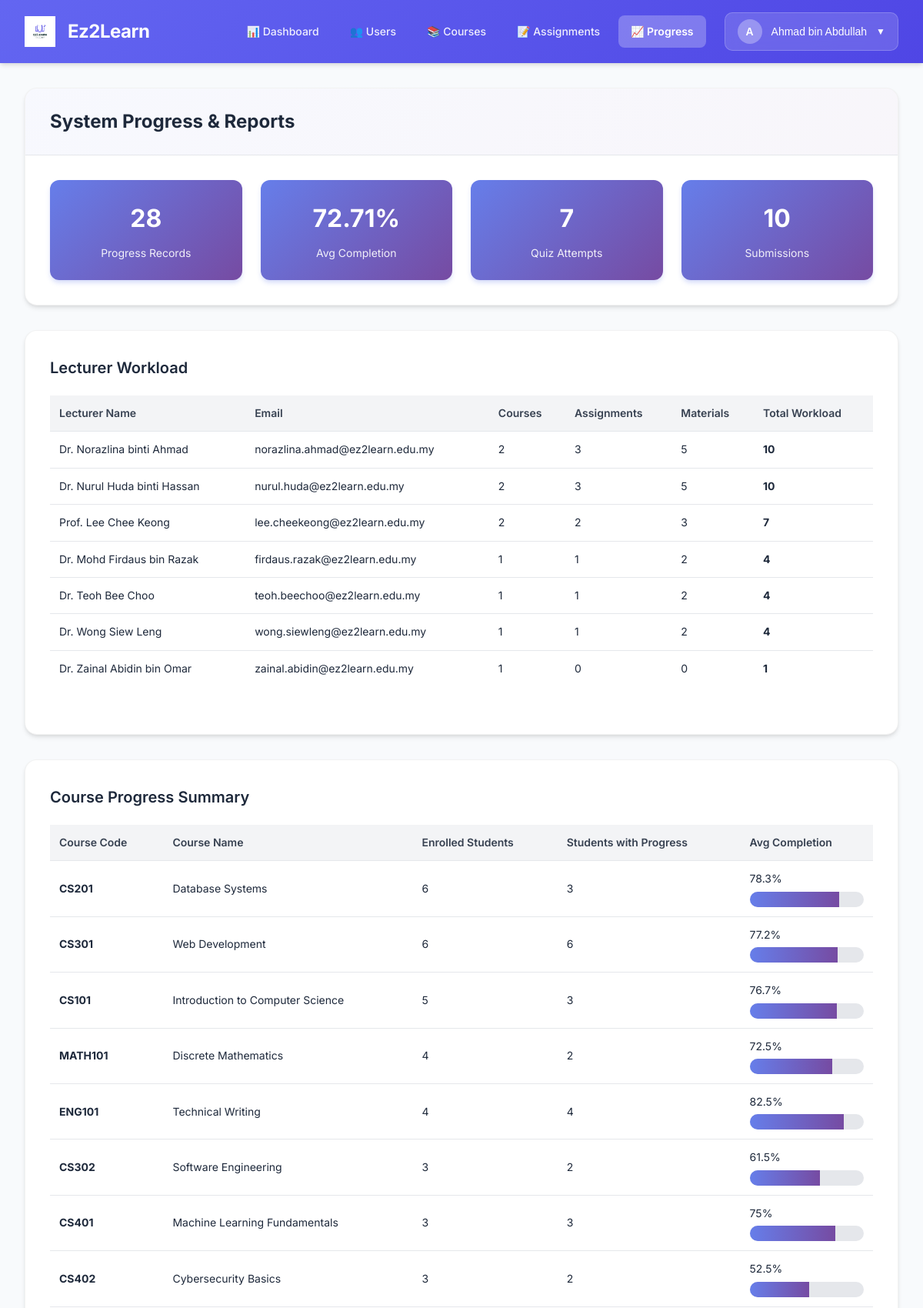
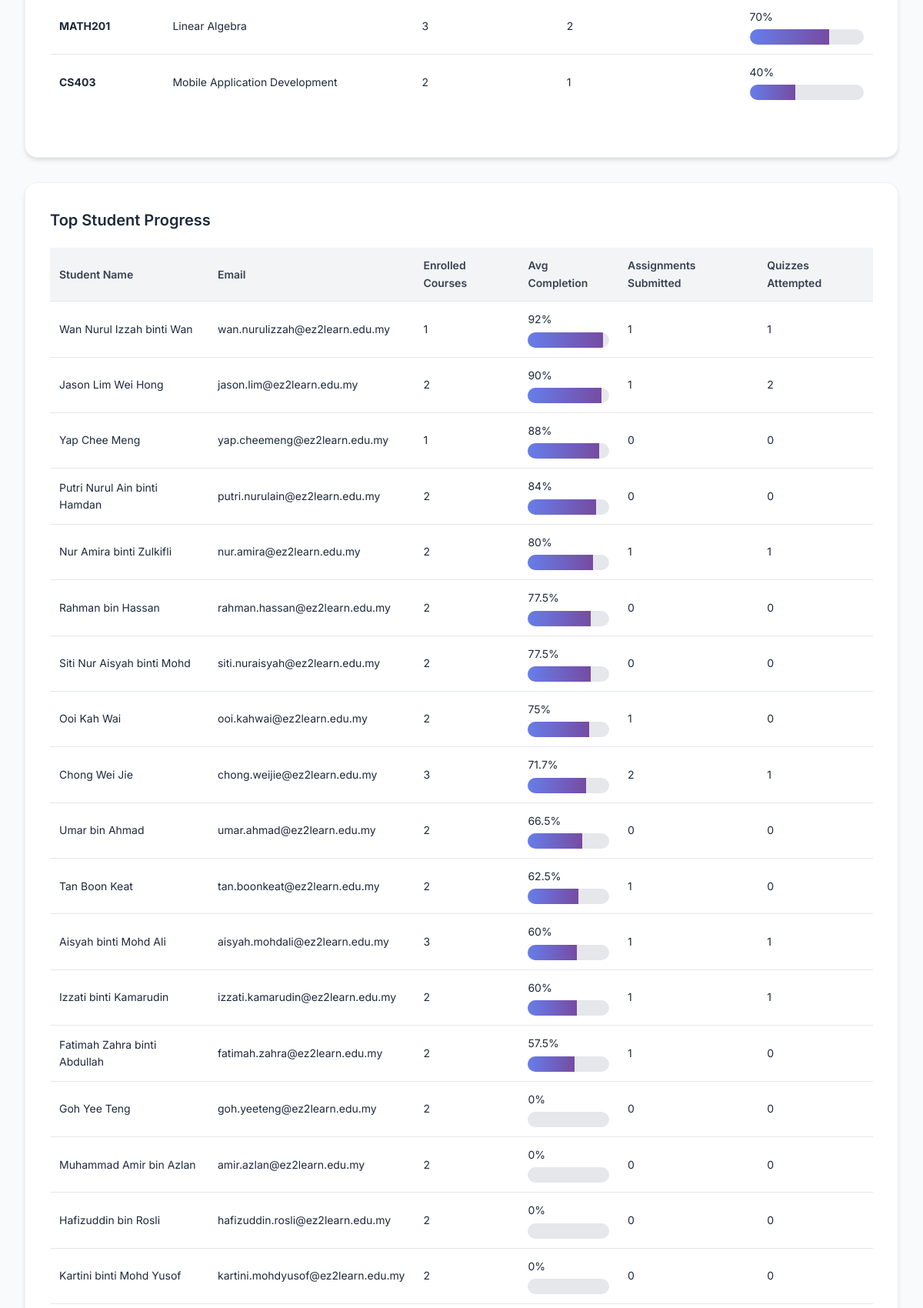
Screenshot of /admin/module-progress/index.php (signed in, upper part) with the database file from the repository (2 pictures, top to bottom).
### tables this page shows
CREATE TABLE users (
    user_id INT AUTO_INCREMENT PRIMARY KEY,
    name VARCHAR(100) NOT NULL,
    email VARCHAR(100) UNIQUE NOT NULL,
    password VARCHAR(255) NOT NULL,
    role ENUM('admin','lecturer','student') NOT NULL,
    status ENUM('active','inactive') DEFAULT 'active',
    created_at TIMESTAMP DEFAULT CURRENT_TIMESTAMP
);

CREATE TABLE courses (
    course_id INT AUTO_INCREMENT PRIMARY KEY,
    course_code VARCHAR(20) UNIQUE NOT NULL,
    course_name VARCHAR(100) NOT NULL,
    description TEXT,
    status ENUM('open','closed') DEFAULT 'open'
);

### admin/module-progress/index.php (the view, shortened to what this page needs)
<?php
$db_host = 'localhost';
$db_user = 'root';
$db_pass = '';
$db_name = 'ez2learn';
$conn = mysqli_connect($db_host, $db_user, $db_pass, $db_name);
$stats = [];
$result = mysqli_query($conn, "SELECT COUNT(*) as count FROM progress");
$stats['total_progress'] = mysqli_fetch_assoc($result)['count'];
$result = mysqli_query($conn, "SELECT AVG(completed_percentage) as avg FROM progress");
$avg_completion = mysqli_fetch_assoc($result);
$stats['avg_completion'] = round($avg_completion['avg'] ?? 0, 2);
$result = mysqli_query($conn, "SELECT COUNT(*) as count FROM quiz_attempts");
$stats['total_quiz_attempts'] = mysqli_fetch_assoc($result)['count'];
$result = mysqli_query($conn, "SELECT COUNT(*) as count FROM submissions");
$stats['total_submissions'] = mysqli_fetch_assoc($result)['count'];
$lecturer_workload_query = "
    SELECT
        u.user_id, u.name, u.email,
        COUNT(DISTINCT cl.course_id) as courses_count,
        COUNT(DISTINCT a.assignment_id) as assignments_count,
        COUNT(DISTINCT m.material_id) as materials_count
    FROM users u
    LEFT JOIN course_lecturers cl ON u.user_id = cl.lecturer_id
    LEFT JOIN assignments a ON u.user_id = a.lecturer_id
    LEFT JOIN materials m ON u.user_id = m.lecturer_id
    WHERE u.role = 'lecturer' AND u.status = 'active'
    GROUP BY u.user_id
    ORDER BY courses_count DESC, assignments_count DESC
";
$lecturer_workload_result = mysqli_query($conn, $lecturer_workload_query);
$lecturer_workload = mysqli_fetch_all($lecturer_workload_result, MYSQLI_ASSOC);
$course_progress_query = "
    SELECT
        c.course_id, c.course_code, c.course_name,
        COUNT(DISTINCT e.student_id) as enrolled_students,
        COUNT(DISTINCT p.student_id) as students_with_progress,
        AVG(p.completed_percentage) as avg_completion
    FROM courses c
    LEFT JOIN enrollments e ON c.course_id = e.course_id
    LEFT JOIN progress p ON c.course_id = p.course_id
    GROUP BY c.course_id
    ORDER BY enrolled_students DESC
";
$course_progress_result = mysqli_query($conn, $course_progress_query);
$course_progress = mysqli_fetch_all($course_progress_result, MYSQLI_ASSOC);
$student_progress_query = "
    SELECT
        u.user_id, u.name, u.email,
        COUNT(DISTINCT e.course_id) as enrolled_courses,
        COUNT(DISTINCT p.course_id) as courses_with_progress,
        AVG(p.completed_percentage) as avg_completion,
        COUNT(DISTINCT s.assignment_id) as assignments_submitted,
        COUNT(DISTINCT qa.quiz_id) as quizzes_attempted
    FROM users u
    LEFT JOIN enrollments e ON u.user_id = e.student_id
    LEFT JOIN progress p ON u.user_id = p.student_id
    LEFT JOIN submissions s ON u.user_id = s.student_id
    LEFT JOIN quiz_attempts qa ON u.user_id = qa.student_id
    WHERE u.role = 'student' AND u.status = 'active'
    GROUP BY u.user_id
    ORDER BY avg_completion DESC
    LIMIT 20
";
$student_progress_result = mysqli_query($conn, $student_progress_query);
$student_progress = mysqli_fetch_all($student_progress_result, MYSQLI_ASSOC);
require_once '../../includes/header-admin.php';
?>
    <div class="container">
        <div class="page-container">
            <div class="page-header">
                <h1 class="page-title">System Progress & Reports</h1>
            </div>
            <div class="stats-grid">
                <div class="stat-card">
                    <div class="stat-number"><?php echo $stats['total_progress']; ?></div>
                    <div class="stat-label">Progress Records</div>
                </div>
                <div class="stat-card">
                    <div class="stat-number"><?php echo $stats['avg_completion']; ?>%</div>
                    <div class="stat-label">Avg Completion</div>
                </div>
                <div class="stat-card">
                    <div class="stat-number"><?php echo $stats['total_quiz_attempts']; ?></div>
                    <div class="stat-label">Quiz Attempts</div>
                </div>
                <div class="stat-card">
                    <div class="stat-number"><?php echo $stats['total_submissions']; ?></div>
                    <div class="stat-label">Submissions</div>
                </div>
            </div>
        </div>
        <div class="page-container">
            <div class="content">
                <h2 class="section-title">Lecturer Workload</h2>
                <div class="table-wrapper">
                    <table>
                        <thead>
                            <tr>
                                <th>Lecturer Name</th>
                                <th>Email</th>
                                <th>Courses</th>
                                <th>Assignments</th>
                                <th>Materials</th>
                                <th>Total Workload</th>
                            </tr>
                        </thead>
                        <tbody>
                            <?php if (empty($lecturer_workload)): ?>
                                <tr>
                                    <td colspan="6" style="text-align: center; padding: 40px; color: #6b7280;">No lecturers found</td>
                                </tr>
                            <?php else: ?>
                                <?php foreach ($lecturer_workload as $lecturer): ?>
                                    <tr>
                                        <td><?php echo htmlspecialchars($lecturer['name']); ?></td>
                                        <td><?php echo htmlspecialchars($lecturer['email']); ?></td>
                                        <td><?php echo $lecturer['courses_count']; ?></td>
                                        <td><?php echo $lecturer['assignments_count']; ?></td>
                                        <td><?php echo $lecturer['materials_count']; ?></td>
                                        <td><strong><?php echo $lecturer['courses_count'] + $lecturer['assignments_count'] + $lecturer['materials_count']; ?></strong></td>
                                    </tr>
                                <?php endforeach; ?>
                            <?php endif; ?>
                        </tbody>
                    </table>
                </div>
            </div>
        </div>
        <div class="page-container">
            <div class="content">
                <h2 class="section-title">Course Progress Summary</h2>
                <div class="table-wrapper">
                    <table>
                        <thead>
                            <tr>
                                <th>Course Code</th>
                                <th>Course Name</th>
                                <th>Enrolled Students</th>
                                <th>Students with Progress</th>
                                <th>Avg Completion</th>
                            </tr>
                        </thead>
                        <tbody>
                            <?php if (empty($course_progress)): ?>
                                <tr>
                                    <td colspan="5" style="text-align: center; padding: 40px; color: #6b7280;">No courses found</td>
                                </tr>
                            <?php else: ?>
                                <?php foreach ($course_progress as $course): ?>
                                    <tr>
                                        <td><strong><?php echo htmlspecialchars($course['course_code']); ?></strong></td>
                                        <td><?php echo htmlspecialchars($course['course_name']); ?></td>
                                        <td><?php echo $course['enrolled_students']; ?></td>
                                        <td><?php echo $course['students_with_progress']; ?></td>
                                        <td>
                                            <?php
                                            $avg = round($course['avg_completion'] ?? 0, 1);
                                            echo $avg . '%';
                                            ?>
                                            <div class="progress-bar" style="margin-top: 5px;">
                                                <div class="progress-fill" style="width: <?php echo min($avg, 100); ?>%;"></div>
                                            </div>
                                        </td>
                                    </tr>
                                <?php endforeach; ?>
                            <?php endif; ?>
                        </tbody>
                    </table>
                </div>
            </div>
        </div>
        <div class="page-container">
            <div class="content">
                <h2 class="section-title">Top Student Progress</h2>
                <div class="table-wrapper">
                    <table>
                        <thead>
                            <tr>
                                <th>Student Name</th>
                                <th>Email</th>
                                <th>Enrolled Courses</th>
                                <th>Avg Completion</th>
                                <th>Assignments Submitted</th>
                                <th>Quizzes Attempted</th>
                            </tr>
                        </thead>
                        <tbody>
                            <?php if (empty($student_progress)): ?>
                                <tr>
                                    <td colspan="6" style="text-align: center; padding: 40px; color: #6b7280;">No students found</td>
                                </tr>
                            <?php else: ?>
                                <?php foreach ($student_progress as $student): ?>
                                    <tr>
                                        <td><?php echo htmlspecialchars($student['name']); ?></td>
                                        <td><?php echo htmlspecialchars($student['email']); ?></td>
                                        <td><?php echo $student['enrolled_courses']; ?></td>
                                        <td>
                                            <?php
                                            $avg = round($student['avg_completion'] ?? 0, 1);
                                            echo $avg . '%';
                                            ?>
                                            <div class="progress-bar" style="margin-top: 5px;">
                                                <div class="progress-fill" style="width: <?php echo min($avg, 100); ?>%;"></div>
                                            </div>
                                        </td>
                                        <td><?php echo $student['assignments_submitted']; ?></td>
                                        <td><?php echo $student['quizzes_attempted']; ?></td>
                                    </tr>
                                <?php endforeach; ?>
                            <?php endif; ?>
                        </tbody>
                    </table>
                </div>
            </div>
        </div>
    </div>
<?php require_once '../../includes/footer.php'; ?>

### includes/header-admin.php (style rules this page uses)
* { margin: 0; padding: 0; box-sizing: border-box; }
body { font-family: 'Inter', -apple-system, BlinkMacSystemFont, 'Segoe UI', sans-serif; background: #f8fafc; color: #1e293b; line-height: 1.6; }
.container { max-width: 1600px; margin: 2rem auto; padding: 0 2rem; }

### admin/module-progress/index.php (style rules this page uses)
.page-container { background: #ffffff; border-radius: 16px; box-shadow: 0 4px 6px -1px rgba(0, 0, 0, 0.1), 0 2px 4px -1px rgba(0, 0, 0, 0.06); overflow: hidden; margin-bottom: 2rem; border: 1px solid rgba(0, 0, 0, 0.05); }
.page-header { padding: 1.5rem 2rem; border-bottom: 1px solid #e5e7eb; background: linear-gradient(135deg, rgba(102, 126, 234, 0.05) 0%, rgba(118, 75, 162, 0.05) 100%); }
.page-title { font-size: 1.5rem; font-weight: 700; color: #1e293b; }
.stats-grid { display: grid; grid-template-columns: repeat(auto-fit, minmax(200px, 1fr)); gap: 1.5rem; padding: 2rem; }
.stat-card { background: linear-gradient(135deg, #667eea 0%, #764ba2 100%); color: white; padding: 1.5rem; border-radius: 12px; text-align: center; box-shadow: 0 4px 6px -1px rgba(102, 126, 234, 0.3); transition: all 0.3s cubic-bezier(0.4, 0, 0.2, 1); }
.stat-number { font-size: 2rem; font-weight: 700; margin-bottom: 0.5rem; }
.stat-label { font-size: 0.875rem; opacity: 0.9; }
.content { padding: 2rem; }
.section-title { font-size: 1.25rem; font-weight: 600; color: #1e293b; margin-bottom: 1.25rem; }
.table-wrapper { overflow-x: auto; margin-bottom: 30px; }
table { width: 100%; border-collapse: collapse; }
thead { background: #f3f4f6; }
th { padding: 12px; text-align: left; font-weight: 600; font-size: 14px; color: #374151; }
td { padding: 12px; border-top: 1px solid #e5e7eb; font-size: 14px; }
tbody tr { transition: background-color 0.2s ease; }
.progress-bar { width: 100%; height: 20px; background: #e5e7eb; border-radius: 10px; overflow: hidden; margin-top: 0.5rem; }
.progress-fill { height: 100%; background: linear-gradient(90deg, #667eea 0%, #764ba2 100%); transition: width 0.3s ease; }

### rows the page displays
users: name "Dr. Norazlina binti Ahmad", email "norazlina.ahmad@ez2learn.edu.my", courses_count "2", assignments_count "3", materials_count "5", materials_count "10"
users: name "Dr. Nurul Huda binti Hassan", email "nurul.huda@ez2learn.edu.my", courses_count "2", assignments_count "3", materials_count "5", materials_count "10"
users: name "Prof. Lee Chee Keong", email "lee.cheekeong@ez2learn.edu.my", courses_count "2", assignments_count "2", materials_count "3", materials_count "7"
users: name "Dr. Mohd Firdaus bin Razak", email "firdaus.razak@ez2learn.edu.my", courses_count "1", assignments_count "1", materials_count "2", materials_count "4"
users: name "Dr. Teoh Bee Choo", email "teoh.beechoo@ez2learn.edu.my", courses_count "1", assignments_count "1", materials_count "2", materials_count "4"
users: name "Dr. Wong Siew Leng", email "wong.siewleng@ez2learn.edu.my", courses_count "1", assignments_count "1", materials_count "2", materials_count "4"
users: name "Dr. Zainal Abidin bin Omar", email "zainal.abidin@ez2learn.edu.my", courses_count "1", assignments_count "0", materials_count "0", materials_count "1"
courses: course_code "CS201", course_name "Database Systems", enrolled_students "6", students_with_progress "3", avg "78.3"
courses: course_code "CS301", course_name "Web Development", enrolled_students "6", students_with_progress "6", avg "77.2"
courses: course_code "CS101", course_name "Introduction to Computer Science", enrolled_students "5", students_with_progress "3", avg "76.7"
courses: course_code "MATH101", course_name "Discrete Mathematics", enrolled_students "4", students_with_progress "2", avg "72.5"
courses: course_code "ENG101", course_name "Technical Writing", enrolled_students "4", students_with_progress "4", avg "82.5"
courses: course_code "CS302", course_name "Software Engineering", enrolled_students "3", students_with_progress "2", avg "61.5"
courses: course_code "CS401", course_name "Machine Learning Fundamentals", enrolled_students "3", students_with_progress "3", avg "75"
courses: course_code "CS402", course_name "Cybersecurity Basics", enrolled_students "3", students_with_progress "2", avg "52.5"
courses: course_code "MATH201", course_name "Linear Algebra", enrolled_students "3", students_with_progress "2", avg "70"
courses: course_code "CS403", course_name "Mobile Application Development", enrolled_students "2", students_with_progress "1", avg "40"
users: name "Wan Nurul Izzah binti Wan", email "wan.nurulizzah@ez2learn.edu.my", enrolled_courses "1", avg "92", assignments_submitted "1", quizzes_attempted "1"
users: name "Jason Lim Wei Hong", email "jason.lim@ez2learn.edu.my", enrolled_courses "2", avg "90", assignments_submitted "1", quizzes_attempted "2"
users: name "Yap Chee Meng", email "yap.cheemeng@ez2learn.edu.my", enrolled_courses "1", avg "88", assignments_submitted "0", quizzes_attempted "0"
users: name "Putri Nurul Ain binti Hamdan", email "putri.nurulain@ez2learn.edu.my", enrolled_courses "2", avg "84", assignments_submitted "0", quizzes_attempted "0"
users: name "Nur Amira binti Zulkifli", email "nur.amira@ez2learn.edu.my", enrolled_courses "2", avg "80", assignments_submitted "1", quizzes_attempted "1"
users: name "Rahman bin Hassan", email "rahman.hassan@ez2learn.edu.my", enrolled_courses "2", avg "77.5", assignments_submitted "0", quizzes_attempted "0"
users: name "Siti Nur Aisyah binti Mohd", email "siti.nuraisyah@ez2learn.edu.my", enrolled_courses "2", avg "77.5", assignments_submitted "0", quizzes_attempted "0"
users: name "Ooi Kah Wai", email "ooi.kahwai@ez2learn.edu.my", enrolled_courses "2", avg "75", assignments_submitted "1", quizzes_attempted "0"
users: name "Chong Wei Jie", email "chong.weijie@ez2learn.edu.my", enrolled_courses "3", avg "71.7", assignments_submitted "2", quizzes_attempted "1"
users: name "Umar bin Ahmad", email "umar.ahmad@ez2learn.edu.my", enrolled_courses "2", avg "66.5", assignments_submitted "0", quizzes_attempted "0"
users: name "Tan Boon Keat", email "tan.boonkeat@ez2learn.edu.my", enrolled_courses "2", avg "62.5", assignments_submitted "1", quizzes_attempted "0"
users: name "Aisyah binti Mohd Ali", email "aisyah.mohdali@ez2learn.edu.my", enrolled_courses "3", avg "60", assignments_submitted "1", quizzes_attempted "1"
users: name "Izzati binti Kamarudin", email "izzati.kamarudin@ez2learn.edu.my", enrolled_courses "2", avg "60", assignments_submitted "1", quizzes_attempted "1"
users: name "Fatimah Zahra binti Abdullah", email "fatimah.zahra@ez2learn.edu.my", enrolled_courses "2", avg "57.5", assignments_submitted "1", quizzes_attempted "0"
users: name "Goh Yee Teng", email "goh.yeeteng@ez2learn.edu.my", enrolled_courses "2", avg "0", assignments_submitted "0", quizzes_attempted "0"
users: name "Muhammad Amir bin Azlan", email "amir.azlan@ez2learn.edu.my", enrolled_courses "2", avg "0", assignments_submitted "0", quizzes_attempted "0"
users: name "Hafizuddin bin Rosli", email "hafizuddin.rosli@ez2learn.edu.my", enrolled_courses "2", avg "0", assignments_submitted "0", quizzes_attempted "0"
users: name "Kartini binti Mohd Yusof", email "kartini.mohdyusof@ez2learn.edu.my", enrolled_courses "2", avg "0", assignments_submitted "0", quizzes_attempted "0"

### other values shown
substr($user_name, 0, 1) "A"
$user_name "Ahmad bin Abdullah"
$stats['total_progress'] "28"
$stats['avg_completion'] "72.71"
$stats['total_quiz_attempts'] "7"
$stats['total_submissions'] "10"
